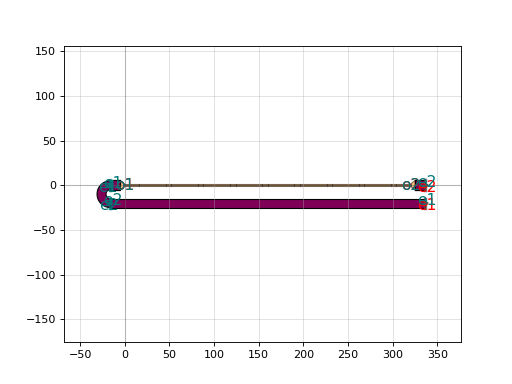

The Python source for this figure:
import gdsfactory as gf

c = gf.components.bend_port(port_name='e1', port_name2='e2', angle=180)
c.plot()
